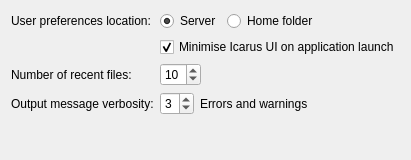
<?xml version="1.0" encoding="UTF-8"?>
<ui version="4.0">
 <class>settings_frame</class>
 <widget class="QFrame" name="settings_frame">
  <property name="geometry">
   <rect>
    <x>0</x>
    <y>0</y>
    <width>400</width>
    <height>160</height>
   </rect>
  </property>
  <property name="windowTitle">
   <string>Frame</string>
  </property>
  <property name="frameShape">
   <enum>QFrame::NoFrame</enum>
  </property>
  <layout class="QFormLayout" name="formLayout">
   <property name="fieldGrowthPolicy">
    <enum>QFormLayout::ExpandingFieldsGrow</enum>
   </property>
   <item row="0" column="0">
    <widget class="QLabel" name="userPrefs_label">
     <property name="text">
      <string>User preferences location:</string>
     </property>
    </widget>
   </item>
   <item row="0" column="1">
    <layout class="QHBoxLayout" name="userPrefs_horizontalLayout">
     <item>
      <widget class="QRadioButton" name="userPrefsServer_radioButton">
       <property name="text">
        <string>Server</string>
       </property>
       <property name="checked">
        <bool>true</bool>
       </property>
      </widget>
     </item>
     <item>
      <widget class="QRadioButton" name="userPrefsHome_radioButton">
       <property name="text">
        <string>Home folder</string>
       </property>
      </widget>
     </item>
    </layout>
   </item>
   <item row="1" column="1">
    <widget class="QCheckBox" name="minimiseOnLaunch_checkBox">
     <property name="text">
      <string>Minimise Icarus UI on application launch</string>
     </property>
     <property name="checked">
      <bool>true</bool>
     </property>
     <property name="xmlTag" stdset="0">
      <string>minimiseOnLaunch</string>
     </property>
    </widget>
   </item>
   <item row="2" column="0">
    <widget class="QLabel" name="numRecentFiles_label">
     <property name="text">
      <string>Number of recent files:</string>
     </property>
    </widget>
   </item>
   <item row="3" column="0">
    <widget class="QLabel" name="verbosity_label">
     <property name="text">
      <string>Output message verbosity:</string>
     </property>
    </widget>
   </item>
   <item row="2" column="1">
    <layout class="QHBoxLayout" name="numRecentFiles_horizontalLayout">
     <item>
      <widget class="QSpinBox" name="numRecentFiles_spinBox">
       <property name="minimum">
        <number>1</number>
       </property>
       <property name="maximum">
        <number>20</number>
       </property>
       <property name="value">
        <number>10</number>
       </property>
       <property name="xmlTag" stdset="0">
        <string>numRecentFiles</string>
       </property>
      </widget>
     </item>
    </layout>
   </item>
   <item row="3" column="1">
    <layout class="QHBoxLayout" name="verbosity_horizontalLayout">
     <item>
      <widget class="QSpinBox" name="verbosity_spinBox">
       <property name="enabled">
        <bool>true</bool>
       </property>
       <property name="maximum">
        <number>4</number>
       </property>
       <property name="value">
        <number>3</number>
       </property>
       <property name="xmlTag" stdset="0">
        <string>verbosity</string>
       </property>
      </widget>
     </item>
     <item>
      <widget class="QLabel" name="vebosityInfo_label">
       <property name="text">
        <string>Errors and warnings</string>
       </property>
      </widget>
     </item>
    </layout>
   </item>
  </layout>
 </widget>
 <tabstops>
  <tabstop>numRecentFiles_spinBox</tabstop>
  <tabstop>userPrefsServer_radioButton</tabstop>
  <tabstop>userPrefsHome_radioButton</tabstop>
  <tabstop>verbosity_spinBox</tabstop>
 </tabstops>
 <resources/>
 <connections/>
</ui>
